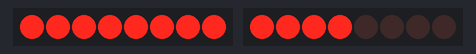
The sketch below on a simulated Arduino Uno, built with avr-gcc and run on an emulated ATmega328P. On the bench: 2 × 8 shift-register outputs drawn as a row of LEDs (first output left, lit = HIGH). Wiring (inferred from the names in the program): 2 × shift register (74HC595): data pin 12, shift clock pin 8, latch pin 11 / data pin 7, shift clock pin 3, latch pin 4. Wiring (inferred from the signals the program sends): 2 × row of LEDs: on Q0, Q1, Q2, Q3, Q4, Q5, Q6, Q7 / on Q0, Q1, Q2, Q3, Q4, Q5, Q6, Q7.

Above: at 0.4 s.
Timing chart, 0 to 40.0 s (numbered marks = the images above):
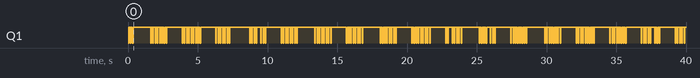

The sketch:

sketch_apr10a.ino
```cpp
// ShiftRegister74HC595 Library
// Docs: https://timodenk.com/blog/shift-register-arduino-library/
#include <ShiftRegister74HC595.h>

/*
  const int numberOfShiftRegisters = 1; // number of shift registers attached in series
  int serialDataPin = 12; // DS
  int latchPin = 11; // STCP
  int clockPin = 8; // SHCP
  ShiftRegister74HC595<numberOfShiftRegisters> sr(serialDataPin, clockPin, latchPin);
*/

const int ledMatrixRowsShiftRegisters = 1; // number of shift registers attached in series
const int ledMatrixRowsDataPin = 12; // DS
const int ledMatrixRowsLatchPin = 11; // STCP
const int ledMatrixRowsClockPin = 8; // SHCP
ShiftRegister74HC595<ledMatrixRowsShiftRegisters> ledMatrixRows(ledMatrixRowsDataPin, ledMatrixRowsClockPin, ledMatrixRowsLatchPin);


const int ledMatrixColsShiftRegisters = 1; // number of shift registers attached in series
int ledMatrixColsDataPin = 7; // DS
int ledMatrixColsLatchPin = 4; // STCP
int ledMatrixColsClockPin = 3; // SHCP
ShiftRegister74HC595<ledMatrixColsShiftRegisters> ledMatrixCols(ledMatrixColsDataPin, ledMatrixColsClockPin, ledMatrixColsLatchPin);


void setup() {
  // put your setup code here, to run once:


}

void loop() {

uint8_t pinValues[2];

  ledMatrixRows.setAllLow();
  ledMatrixCols.setAllHigh();

  ledMatrixRows.set(0, HIGH);
  ledMatrixCols.set(0, LOW);

  ledMatrixRows.setAllLow();
  ledMatrixCols.setAllHigh();

  ledMatrixRows.set(1, HIGH);
  ledMatrixCols.set(1, LOW);

  ledMatrixRows.setAllLow();
  ledMatrixCols.setAllHigh();

  ledMatrixRows.set(2, HIGH);
  ledMatrixCols.set(2, LOW);

  ledMatrixRows.setAllLow();
  ledMatrixCols.setAllHigh();

  ledMatrixRows.set(3, HIGH);
  ledMatrixCols.set(3, LOW);

  ledMatrixRows.setAllLow();
  ledMatrixCols.setAllHigh();

  ledMatrixRows.set(1, HIGH);
  ledMatrixCols.set(0, LOW);

  ledMatrixRows.setAllLow();
  ledMatrixCols.setAllHigh();

  ledMatrixRows.set(2, HIGH);
  ledMatrixCols.set(0, LOW);

  ledMatrixRows.setAllLow();
  ledMatrixCols.setAllHigh();

  ledMatrixRows.set(3, HIGH);
  ledMatrixCols.set(0, LOW);

  ledMatrixRows.setAllLow();
  ledMatrixCols.setAllHigh();

  ledMatrixRows.set(4, HIGH);
  ledMatrixCols.set(0, LOW);

  ledMatrixRows.setAllLow();
  ledMatrixCols.setAllHigh();

  ledMatrixRows.set(5, HIGH);
  ledMatrixCols.set(0, LOW);

  ledMatrixRows.setAllLow();
  ledMatrixCols.setAllHigh();

  ledMatrixRows.set(6, HIGH);
  ledMatrixCols.set(0, LOW);

  ledMatrixRows.setAllLow();
  ledMatrixCols.setAllHigh();

  ledMatrixRows.set(7, HIGH);
  ledMatrixCols.set(0, LOW);

  ledMatrixRows.setAllLow();
  ledMatrixCols.setAllHigh();


  /*
  pinValues[0] = { B00000001 };
  ledMatrixRows.setAll(pinValues);

  pinValues[1] = { B11111110 };
  ledMatrixCols.setAll(pinValues);


  pinValues[0] = { B00000010 };
  ledMatrixRows.setAll(pinValues);

  pinValues[1] = { B11111101 };
  ledMatrixCols.setAll(pinValues);
  */


}
```
